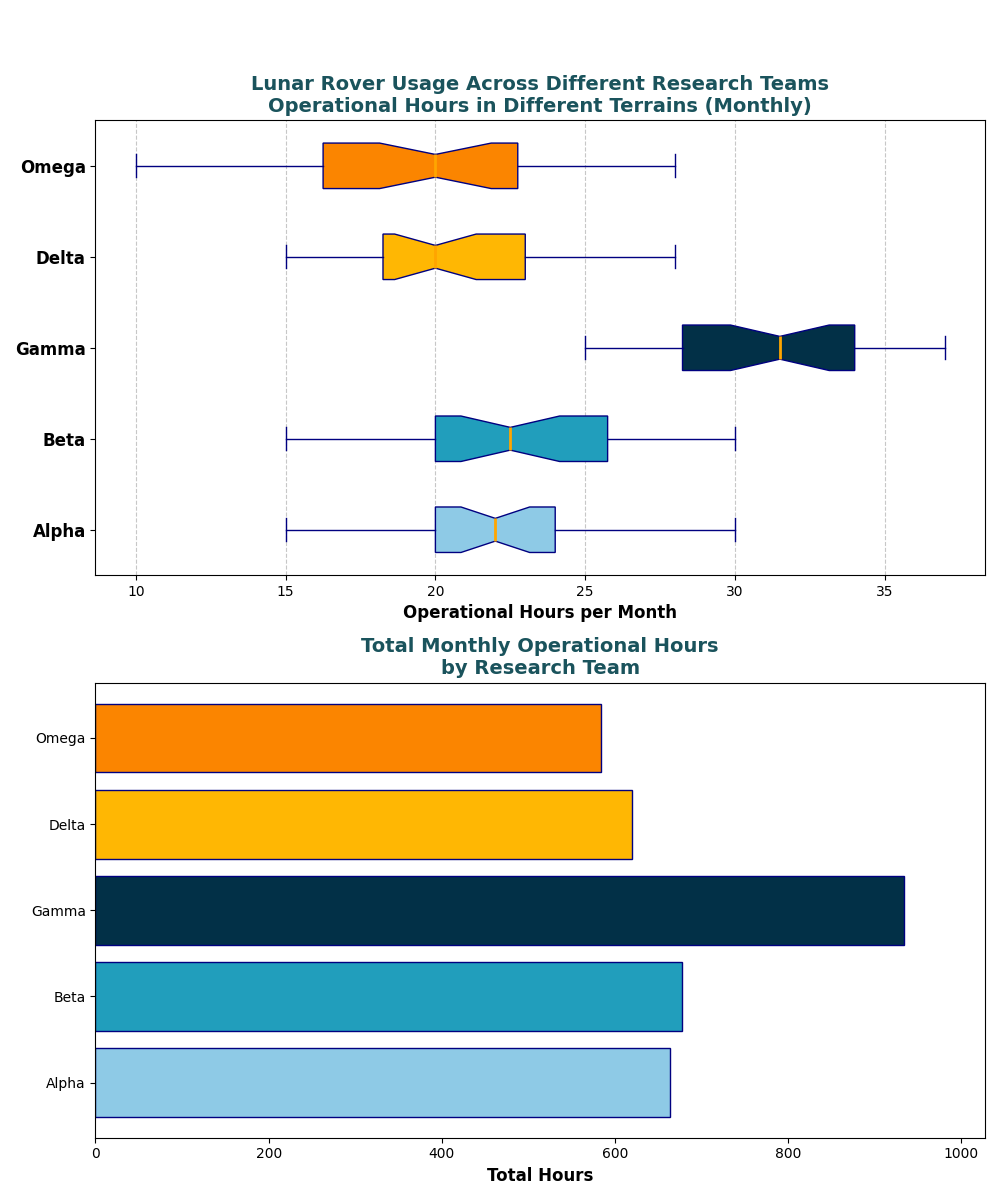

Python code for this plot:
import matplotlib.pyplot as plt
import numpy as np

# Teams
teams = ["Alpha", "Beta", "Gamma", "Delta", "Omega"]

# Monthly operational hours
alpha_hours = [15, 18, 24, 20, 22, 17, 21, 23, 19, 26, 29, 18, 20, 24, 22, 27, 30, 20, 22, 24, 26, 20, 27, 19, 18, 24, 25, 23, 21, 20]
beta_hours = [20, 15, 17, 16, 19, 22, 21, 24, 22, 23, 18, 20, 19, 21, 23, 26, 28, 29, 30, 24, 25, 20, 22, 24, 26, 19, 28, 27, 26, 24]
gamma_hours = [30, 28, 32, 35, 29, 34, 33, 31, 29, 28, 30, 32, 25, 27, 26, 28, 32, 33, 34, 37, 35, 36, 34, 28, 27, 29, 30, 33, 34, 35]
delta_hours = [17, 19, 23, 20, 21, 18, 17, 16, 20, 24, 23, 25, 27, 28, 22, 20, 19, 18, 15, 17, 20, 19, 18, 20, 22, 23, 19, 21, 24, 25]
omega_hours = [12, 10, 15, 13, 16, 14, 20, 22, 19, 21, 18, 14, 17, 19, 20, 26, 24, 21, 23, 20, 20, 19, 17, 14, 25, 28, 27, 26, 24, 20]

# Calculate total monthly operational hours
total_hours = [sum(alpha_hours), sum(beta_hours), sum(gamma_hours), sum(delta_hours), sum(omega_hours)]

# Create subplots
fig, axs = plt.subplots(2, 1, figsize=(10, 12))  # Change to 2 rows, 1 column

# Horizontal Box Plot
colors = ['#8ecae6', '#219ebc', '#023047', '#ffb703', '#fb8500']
box = axs[0].boxplot(
    [alpha_hours, beta_hours, gamma_hours, delta_hours, omega_hours], 
    vert=False, patch_artist=True, notch=True,
    boxprops=dict(facecolor='skyblue', color='navy'),
    whiskerprops=dict(color='navy'),
    capprops=dict(color='navy'),
    flierprops=dict(marker='o', color='red', markersize=6, alpha=0.6),
    medianprops=dict(color='orange', linewidth=2)
)

for patch, color in zip(box['boxes'], colors):
    patch.set_facecolor(color)

axs[0].set_title('Lunar Rover Usage Across Different Research Teams\nOperational Hours in Different Terrains (Monthly)', fontsize=14, fontweight='bold', color='#1a535c')
axs[0].set_xlabel('Operational Hours per Month', fontsize=12, fontweight='bold')
axs[0].set_yticks(np.arange(1, len(teams)+1))
axs[0].set_yticklabels(teams, fontsize=12, fontweight='bold')
axs[0].grid(axis='x', linestyle='--', alpha=0.7)

# Bar Chart
axs[1].barh(teams, total_hours, color=colors, edgecolor='navy')
axs[1].set_title('Total Monthly Operational Hours\nby Research Team', fontsize=14, fontweight='bold', color='#1a535c')
axs[1].set_xlabel('Total Hours', fontsize=12, fontweight='bold')
axs[1].set_xlim(0, max(total_hours) * 1.1)

# Adjust layout
plt.tight_layout(rect=[0, 0, 1, 0.95])

# Show the plots
plt.show()
